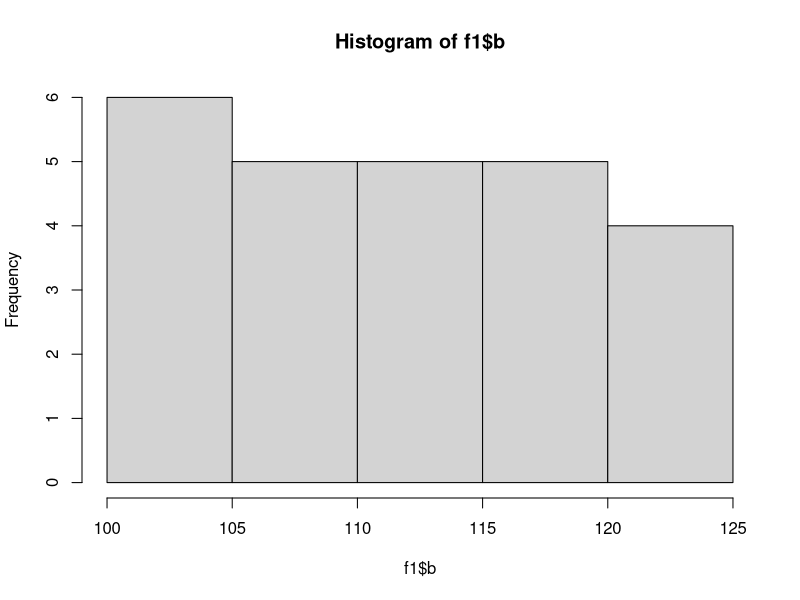

This chart was generated by the following R code:
# Data Frames

a <- 1:25
b <- 100:124
c <- rep("abc", 25)
f1 <- data.frame(col1 = a,b,c)

library(reshape2)
hist(f1$b)

print(dim(f1))
print(f1[f1$.b > 2, 3:1])

